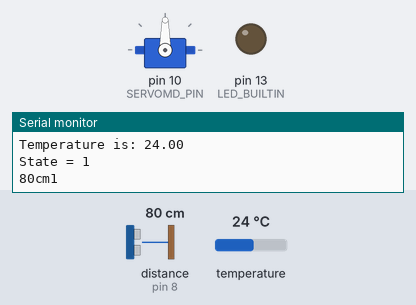
Bench run of a sketch on a simulated Arduino Uno, built with avr-gcc and run on an emulated ATmega328P. Parts: servo, output pins drawn as LEDs (lit = HIGH), the last lines printed to the serial monitor. Wiring (inferred from the names in the program): ultrasonic range finder: trigger pin 9; echo pin 8. The test bench sets the inputs (shaded band); at power-on: distance to the obstacle (sensor on pin 8) 80 cm, temperature 24 °C. The echo pulse lasts 58.3 µs per cm; pins used as bus, display or sensor lines are not drawn.

Above: at 1.5 s.
1.6 s: distance to the obstacle (sensor on pin 8) set to 17 cm
5.0 s: distance to the obstacle (sensor on pin 8) set to 14 cm
At 7.4 s:
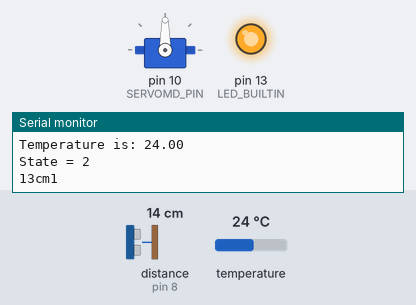
Timing chart, 0 to 14.6 s (numbered marks = the images above; inputs shaded):
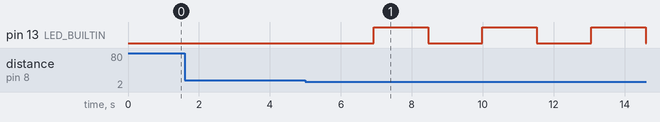

The sketch:

working__eedit.ino
```cpp
#include <Servo.h>
#include <OneWire.h>
#include <DallasTemperature.h>
#include <LiquidCrystal.h>


/*---------------Global Scope--------------------------*/

Servo servo1;  // create servo object to control a servo
int pos = 0;    // variable to store the servo position
long distance;
float temp1;
int margin1 = 15; // Sensor 1 - Margin
int dbtwsens = 20 ;
//int margin2 = 15;
int state =1;
int s2i,s2f;
long duration1,duration2,cm1,cm2,
gcm1,gcm2;
int a=0;


/*--------------------------Pin Connections-----------*/
#define TEMP_PIN 4        // Temp Sensor Pin
#define TRIG_PIN_1 9      // Trigger Pin of Ultrasonic Sensor 1
#define ECHO_PIN_1 8      // Echo Pin of Ultrasonic Sensor 1
// #define TRIG_PIN_2 9      // Trigger Pin of Ultrasonic Sensor 2
// #define ECHO_PIN_2 8      // Echo Pin of Ultrasonic Sensor 2
#define SERVOMD_PIN 10    // Servo Pin

/*--------LCD PINS---*/
//#define LCD_PIN_RS  2
//#define LCD_PIN_E  3
//#define LCD_PIN_DB4 4
//#define LCD_PIN_DB5 5
//#define LCD_PIN_DB6 11
//#define LCD_PIN_DB7 12
///* LCD */
//LiquidCrystal lcd(LCD_PIN_RS, LCD_PIN_E, LCD_PIN_DB4, LCD_PIN_DB5, LCD_PIN_DB6, LCD_PIN_DB7);

/* Temp Sensor Fixing */
OneWire oneWire(TEMP_PIN); // Setup a oneWire instance to communicate with any OneWire devices
DallasTemperature sensors(&oneWire); // Pass our oneWire reference to Dallas Temperature.

/*---------------------------Functions--------------------------*/
long microsecondsToCentimeters(long microseconds) //for Distance sensor
{
   return microseconds / 29 / 2;
}

Servo tapOpen(Servo servo)
{
  pos = 90;
  servo.write(pos);      // tell servo to go to position in variable 'pos'

}
Servo tapClose(Servo servo)
{
  pos = 0;
  servo.write(pos);     // tell servo to go to position in variable 'pos'
}
/*-------------Intial Setup-------------------------*/
void setup()
{
// Starting Serial Terminal Giving a Baudrate of 9600
   Serial.begin(9600);
//Servo Motor Beginning
   servo1.attach(SERVOMD_PIN);

/* -----------Temp Sensor Beginning --------------------*/
   // Serial.println("Dallas Temperature IC Control Library Demo");
    sensors.begin();   // Start up the library
/*----------------------LCD beginning------------------------------------- */
//    lcd.begin(16, 2); // set up the LCD's number of columns and rows:
//    lcd.print("Arduino Tutorial"); //// Print a message to the LCD.
    pinMode(LED_BUILTIN, OUTPUT);
}

/*----------------------LOOP----------------------------*/
void loop() {

/*------------------------- Distance Sensor 1 --------------------------*/
   pinMode(TRIG_PIN_1, OUTPUT);
   digitalWrite(TRIG_PIN_1, LOW);
   delayMicroseconds(2);
   digitalWrite(TRIG_PIN_1, HIGH);
   delayMicroseconds(10);
   digitalWrite(TRIG_PIN_1, LOW);
   pinMode(ECHO_PIN_1, INPUT);

   duration1 = pulseIn(ECHO_PIN_1, HIGH);
   gcm1 = microsecondsToCentimeters(duration1);
   Serial.print(gcm1);
   Serial.print("cm1");
   Serial.println();
   if(gcm1 < 500 || gcm1 != 0)  // For filtering the Junk values
   {
     cm1 = gcm1;
   }

/*------------------------- Distance Sensor 2 --------------------------*/
//   pinMode(TRIG_PIN_2, OUTPUT);
//   digitalWrite(TRIG_PIN_2, LOW);
//   delayMicroseconds(2);
//   digitalWrite(TRIG_PIN_2, HIGH);
//   delayMicroseconds(10);
//   digitalWrite(TRIG_PIN_2, LOW);
//   pinMode(ECHO_PIN_2, INPUT);
//   duration2 = pulseIn(ECHO_PIN_2, HIGH);
//   gcm2 = microsecondsToCentimeters(duration2);
//    Serial.print(gcm2);
//    Serial.print("cm2");
//    Serial.println();
////   delay(100);
//   if(gcm2 < 500) // For filtering the Junk values
//   {
//     cm2 = gcm2;
//   }

/*-------------------------Temperature sensor-----------------------------------*/
   //Serial.print(" Requesting temperatures...");
   sensors.requestTemperatures(); // Send the command to get temperatures
   //Serial.println("DONE");


   temp1 = sensors.getTempCByIndex(0); // You can have more than one IC on the same bus.
   // 0 refers to the first IC on the wire
//   Serial.println();
   Serial.print("Temperature is: ");
   Serial.println(temp1); // Why "byIndex"?

   /*------------------State MAchine ---------------------*/
Serial.print("State = ");
Serial.println(state);
  switch (state)
    {
     case 1: /* IDLE State with tap Closed */

          // tapClose(servo1);
          if(cm1<margin1) //An object is present
          {
//             a++;
//             delay(1000);
//          }
//          if(a == 3)
//          {
            state = 2 ;
          }

          break;
    case 2: /* Tap opening */

          // tapOpen(servo1);
//          a = 0;
          state = 3;
          // s2i = cm2; // Taking the initial reading
          digitalWrite(LED_BUILTIN, HIGH);
          break;
    case 3: /* IDLE Tap open  */

          if(cm1 > margin1 || cm1 == 0)  // No Object is Placed at the Station
          {
            state = 4;
          }
         if(cm2 < dbtwsens) // Extra 5 is for lag
         {
           state = 4;
         }
          // if(time > long_time)
          // {
          //   state =4;
          // }
          break;
    case 4: /* Tap Closing */

          // s2f = cm2 ;
          // tapClose(servo1);
          digitalWrite(LED_BUILTIN, LOW);    // turn the LED off by making the voltage LOW

          state = 1;
          break;
    }


//    delay(1000);
    /*-------------------------LCD Display-----------------------------------*/
//      lcd.clear();
//      lcd.setCursor(0,0);
//      lcd.print("in the loop above line");
//      lcd.setCursor(0, 1);
//      lcd.print("in the loop below line");

}
```

Measured:
- the behaviour switches between 16 and 15 cm on distance to the obstacle (sensor on pin 8) (found by bisection; images 0 and 1)
- after the input at 5.0 s, pin 13 (LED_BUILTIN): alternates HIGH for 1.5 s and LOW for 1.5 s, starting after 1.9 s
